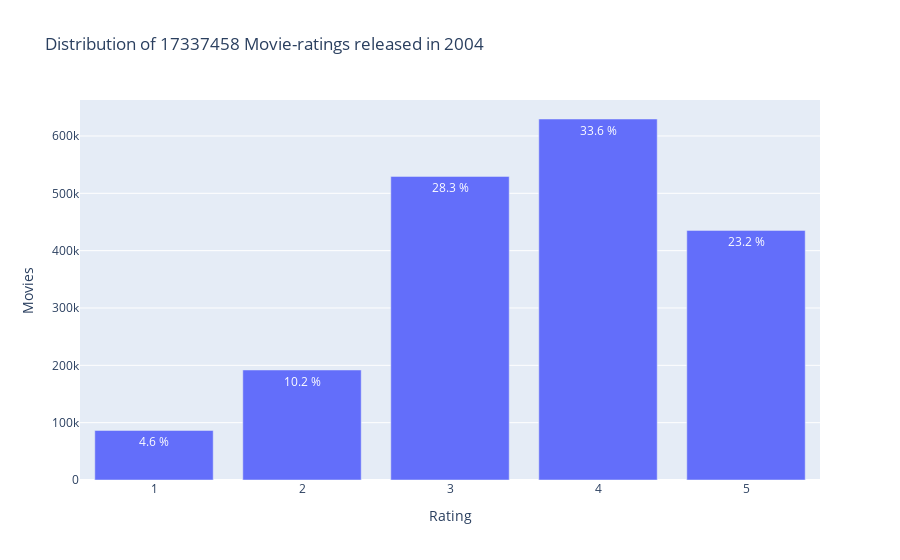

Source (notebook cell):
### Markdown cell above
`2004` is the year with the largest number of movies in the dataset. Let's analyze the rating distribution this year.

### Code cell
df_2004 = df_movie[df_movie['Year']==2004]
df_2004 = df_2004.merge(df_rating,on='Movie_ID')

data = df_2004['Rating'].value_counts()

trace = go.Bar(x = data.index,y = data.values,text = ['{:.1f} %'.format(val) for val in (data.values / df_2004.shape[0] * 100)],textposition = 'auto')

layout = dict(title = 'Distribution of {} Movie-ratings released in 2004'.format(df_rating.shape[0]), xaxis = dict(title = 'Rating'), yaxis = dict(title = 'Movies'))

fig = go.Figure(data=[trace], layout=layout)

iplot(fig)

### Figure 1 — Plotly figure (JSON) as saved in the notebook; plotly's stock layout.template omitted (floating-point values rounded to 4 significant figures)
{"data": [{"text": ["33.6 %", "28.3 %", "23.2 %", "10.2 %", "4.6 %"], "textposition": "auto", "type": "bar", "x": [4, 3, 5, 2, 1], "y": [629625, 529519, 435350, 191866, 86443]}], "layout": {"autosize": true, "title": {"text": "Distribution of 17337458 Movie-ratings released in 2004"}, "xaxis": {"autorange": true, "range": [0.5, 5.5], "title": {"text": "Rating"}, "type": "linear"}, "yaxis": {"autorange": true, "range": [0, 662800.0], "title": {"text": "Movies"}, "type": "linear"}}}
